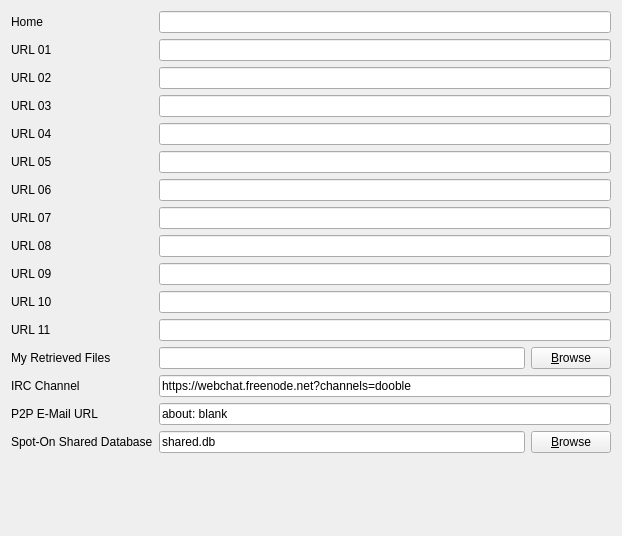
            <widget class="QWidget" name="scrollAreaWidgetContents_5">
             <property name="geometry">
              <rect>
               <x>0</x>
               <y>-44</y>
               <width>622</width>
               <height>536</height>
              </rect>
             </property>
             <layout class="QGridLayout" name="gridLayout_11">
              <item row="6" column="1">
               <widget class="dsettingshomelinewidget" name="url06lineEdit">
                <property name="layoutDirection">
                 <enum>Qt::LeftToRight</enum>
                </property>
               </widget>
              </item>
              <item row="6" column="0">
               <widget class="QLabel" name="label_31">
                <property name="layoutDirection">
                 <enum>Qt::RightToLeft</enum>
                </property>
                <property name="text">
                 <string>URL 06</string>
                </property>
               </widget>
              </item>
              <item row="7" column="1">
               <widget class="dsettingshomelinewidget" name="url07lineEdit">
                <property name="layoutDirection">
                 <enum>Qt::LeftToRight</enum>
                </property>
               </widget>
              </item>
              <item row="17" column="0">
               <spacer name="verticalSpacer">
                <property name="orientation">
                 <enum>Qt::Vertical</enum>
                </property>
                <property name="sizeHint" stdset="0">
                 <size>
                  <width>20</width>
                  <height>40</height>
                 </size>
                </property>
               </spacer>
              </item>
              <item row="7" column="0">
               <widget class="QLabel" name="label_32">
                <property name="layoutDirection">
                 <enum>Qt::RightToLeft</enum>
                </property>
                <property name="text">
                 <string>URL 07</string>
                </property>
               </widget>
              </item>
              <item row="8" column="1">
               <widget class="dsettingshomelinewidget" name="url08lineEdit">
                <property name="layoutDirection">
                 <enum>Qt::LeftToRight</enum>
                </property>
               </widget>
              </item>
              <item row="9" column="0">
               <widget class="QLabel" name="label_34">
                <property name="layoutDirection">
                 <enum>Qt::RightToLeft</enum>
                </property>
                <property name="text">
                 <string>URL 09</string>
                </property>
               </widget>
              </item>
              <item row="9" column="1">
               <widget class="dsettingshomelinewidget" name="url09lineEdit">
                <property name="layoutDirection">
                 <enum>Qt::LeftToRight</enum>
                </property>
               </widget>
              </item>
              <item row="10" column="0">
               <widget class="QLabel" name="label_35">
                <property name="layoutDirection">
                 <enum>Qt::RightToLeft</enum>
                </property>
                <property name="text">
                 <string>URL 10</string>
                </property>
               </widget>
              </item>
              <item row="10" column="1">
               <widget class="dsettingshomelinewidget" name="url10lineEdit">
                <property name="layoutDirection">
                 <enum>Qt::LeftToRight</enum>
                </property>
               </widget>
              </item>
              <item row="11" column="0">
               <widget class="QLabel" name="label_36">
                <property name="layoutDirection">
                 <enum>Qt::RightToLeft</enum>
                </property>
                <property name="text">
                 <string>URL 11</string>
                </property>
               </widget>
              </item>
              <item row="11" column="1">
               <widget class="dsettingshomelinewidget" name="url11lineEdit">
                <property name="layoutDirection">
                 <enum>Qt::LeftToRight</enum>
                </property>
               </widget>
              </item>
              <item row="13" column="0">
               <widget class="QLabel" name="label_2">
                <property name="text">
                 <string>My Retrieved Files</string>
                </property>
               </widget>
              </item>
              <item row="13" column="1">
               <layout class="QHBoxLayout" name="horizontalLayout_6">
                <item>
                 <widget class="QLineEdit" name="myRetrievedFilesLineEdit"/>
                </item>
                <item>
                 <widget class="QPushButton" name="chooseMyRetrievedFilesPushButton">
                  <property name="text">
                   <string>&amp;Browse</string>
                  </property>
                 </widget>
                </item>
               </layout>
              </item>
              <item row="15" column="0">
               <widget class="QLabel" name="label_61">
                <property name="text">
                 <string>P2P E-Mail URL</string>
                </property>
               </widget>
              </item>
              <item row="15" column="1">
               <widget class="dsettingshomelinewidget" name="p2pLineEdit">
                <property name="text">
                 <string>about: blank</string>
                </property>
               </widget>
              </item>
              <item row="0" column="0">
               <widget class="QLabel" name="label_24">
                <property name="text">
                 <string>Home</string>
                </property>
               </widget>
              </item>
              <item row="0" column="1">
               <widget class="dsettingshomelinewidget" name="homeLineEdit">
                <property name="layoutDirection">
                 <enum>Qt::LeftToRight</enum>
                </property>
               </widget>
              </item>
              <item row="14" column="0">
               <widget class="QLabel" name="label_67">
                <property name="text">
                 <string>IRC Channel</string>
                </property>
               </widget>
              </item>
              <item row="14" column="1">
               <widget class="dsettingshomelinewidget" name="ircLineEdit">
                <property name="text">
                 <string>https://webchat.freenode.net?channels=dooble</string>
                </property>
               </widget>
              </item>
              <item row="1" column="0">
               <widget class="QLabel" name="label_26">
                <property name="layoutDirection">
                 <enum>Qt::RightToLeft</enum>
                </property>
                <property name="text">
                 <string>URL 01</string>
                </property>
               </widget>
              </item>
              <item row="1" column="1">
               <widget class="dsettingshomelinewidget" name="url01lineEdit"/>
              </item>
              <item row="2" column="0">
               <widget class="QLabel" name="label_27">
                <property name="layoutDirection">
                 <enum>Qt::RightToLeft</enum>
                </property>
                <property name="text">
                 <string>URL 02</string>
                </property>
               </widget>
              </item>
              <item row="2" column="1">
               <widget class="dsettingshomelinewidget" name="url02lineEdit"/>
              </item>
              <item row="3" column="0">
               <widget class="QLabel" name="label_28">
                <property name="layoutDirection">
                 <enum>Qt::RightToLeft</enum>
                </property>
                <property name="text">
                 <string>URL 03</string>
                </property>
               </widget>
              </item>
              <item row="4" column="1">
               <widget class="dsettingshomelinewidget" name="url04lineEdit">
                <property name="layoutDirection">
                 <enum>Qt::LeftToRight</enum>
                </property>
               </widget>
              </item>
              <item row="3" column="1">
               <widget class="dsettingshomelinewidget" name="url03lineEdit">
                <property name="layoutDirection">
                 <enum>Qt::LeftToRight</enum>
                </property>
               </widget>
              </item>
              <item row="4" column="0">
               <widget class="QLabel" name="label_29">
                <property name="layoutDirection">
                 <enum>Qt::RightToLeft</enum>
                </property>
                <property name="text">
                 <string>URL 04</string>
                </property>
               </widget>
              </item>
              <item row="5" column="1">
               <widget class="dsettingshomelinewidget" name="url05lineEdit">
                <property name="layoutDirection">
                 <enum>Qt::LeftToRight</enum>
                </property>
               </widget>
              </item>
              <item row="5" column="0">
               <widget class="QLabel" name="label_30">
                <property name="layoutDirection">
                 <enum>Qt::RightToLeft</enum>
                </property>
                <property name="text">
                 <string>URL 05</string>
                </property>
               </widget>
              </item>
              <item row="8" column="0">
               <widget class="QLabel" name="label_33">
                <property name="layoutDirection">
                 <enum>Qt::RightToLeft</enum>
                </property>
                <property name="text">
                 <string>URL 08</string>
                </property>
               </widget>
              </item>
              <item row="16" column="0">
               <widget class="QLabel" name="spotOnLabel">
                <property name="text">
                 <string>Spot-On Shared Database</string>
                </property>
               </widget>
              </item>
              <item row="16" column="1">
               <layout class="QHBoxLayout" name="horizontalLayout_27">
                <item>
                 <widget class="QLineEdit" name="spotOnSharedDatabaseLineEdit">
                  <property name="text">
                   <string>shared.db</string>
                  </property>
                 </widget>
                </item>
                <item>
                 <widget class="QPushButton" name="spotOnChooseDatabasePushButton">
                  <property name="text">
                   <string>&amp;Browse</string>
                  </property>
                 </widget>
                </item>
               </layout>
              </item>
             </layout>
            </widget>
